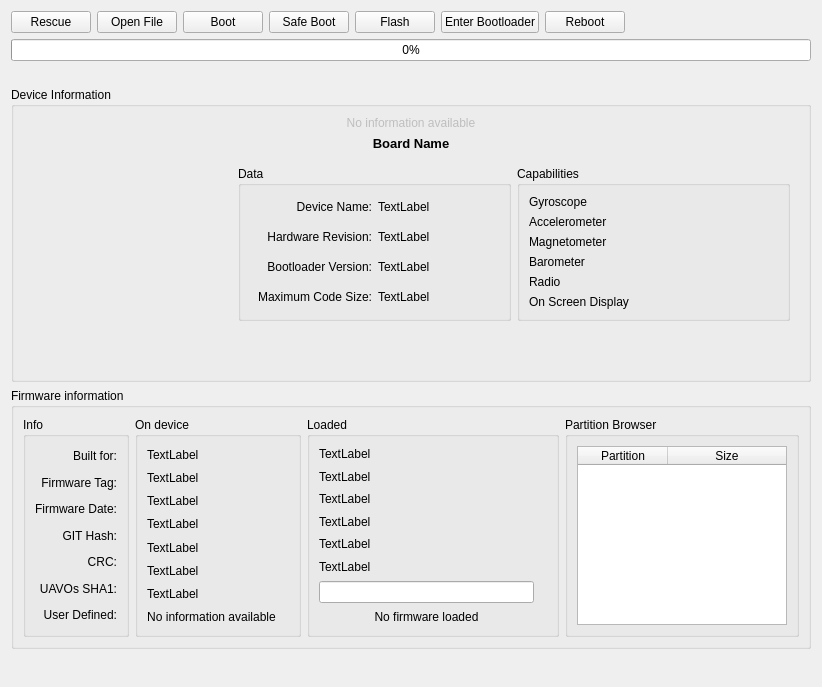
<?xml version="1.0" encoding="UTF-8"?>
<ui version="4.0">
 <class>UploaderWidget</class>
 <widget class="QWidget" name="UploaderWidget">
  <property name="geometry">
   <rect>
    <x>0</x>
    <y>0</y>
    <width>822</width>
    <height>687</height>
   </rect>
  </property>
  <property name="windowTitle">
   <string>Form</string>
  </property>
  <layout class="QVBoxLayout" name="verticalLayout">
   <item>
    <layout class="QHBoxLayout" name="bootloaderButtons">
     <item>
      <widget class="QPushButton" name="rescueButton">
       <property name="toolTip">
        <string>Start a guided procedure to manually
recover a system which does not boot.

Rescue is possible in USB mode only.</string>
       </property>
       <property name="text">
        <string>Rescue</string>
       </property>
      </widget>
     </item>
     <item>
      <widget class="QPushButton" name="openButton">
       <property name="toolTip">
        <string>&lt;html&gt;&lt;head/&gt;&lt;body&gt;&lt;p&gt;Opens a file containing the firmware you wish to flash&lt;/p&gt;&lt;/body&gt;&lt;/html&gt;</string>
       </property>
       <property name="text">
        <string>Open File</string>
       </property>
      </widget>
     </item>
     <item>
      <widget class="QPushButton" name="bootButton">
       <property name="enabled">
        <bool>true</bool>
       </property>
       <property name="toolTip">
        <string>&lt;html&gt;&lt;head/&gt;&lt;body&gt;&lt;p&gt;Boots the system.&lt;/p&gt;&lt;/body&gt;&lt;/html&gt;</string>
       </property>
       <property name="text">
        <string>Boot</string>
       </property>
      </widget>
     </item>
     <item>
      <widget class="QPushButton" name="safeBootButton">
       <property name="enabled">
        <bool>true</bool>
       </property>
       <property name="toolTip">
        <string>&lt;html&gt;&lt;head/&gt;&lt;body&gt;&lt;p&gt;Boots the system into safe mode (i.e. default hardware/port and module settings)&lt;/p&gt;&lt;/body&gt;&lt;/html&gt;</string>
       </property>
       <property name="text">
        <string>Safe Boot</string>
       </property>
      </widget>
     </item>
     <item>
      <widget class="QPushButton" name="flashButton">
       <property name="toolTip">
        <string>&lt;html&gt;&lt;head/&gt;&lt;body&gt;&lt;p&gt;Flashes the currently loaded firmware to the board&lt;/p&gt;&lt;/body&gt;&lt;/html&gt;</string>
       </property>
       <property name="text">
        <string>Flash</string>
       </property>
      </widget>
     </item>
     <item>
      <widget class="QPushButton" name="haltButton">
       <property name="enabled">
        <bool>true</bool>
       </property>
       <property name="maximumSize">
        <size>
         <width>16777215</width>
         <height>25</height>
        </size>
       </property>
       <property name="toolTip">
        <string>&lt;html&gt;&lt;head/&gt;&lt;body&gt;&lt;p&gt;Tells the controller to enter bootloader mode.&lt;/p&gt;&lt;p&gt;(Only enabled if telemetry link is established)&lt;/p&gt;&lt;/body&gt;&lt;/html&gt;</string>
       </property>
       <property name="text">
        <string>Enter Bootloader</string>
       </property>
      </widget>
     </item>
     <item>
      <widget class="QPushButton" name="resetButton">
       <property name="enabled">
        <bool>true</bool>
       </property>
       <property name="maximumSize">
        <size>
         <width>16777215</width>
         <height>25</height>
        </size>
       </property>
       <property name="toolTip">
        <string>Reset the system.
(Only enabled if telemetry link is established, either
through serial or USB)</string>
       </property>
       <property name="text">
        <string>Reboot</string>
       </property>
      </widget>
     </item>
     <item>
      <spacer name="horizontalSpacer">
       <property name="orientation">
        <enum>Qt::Horizontal</enum>
       </property>
       <property name="sizeHint" stdset="0">
        <size>
         <width>40</width>
         <height>20</height>
        </size>
       </property>
      </spacer>
     </item>
     <item>
      <widget class="QPushButton" name="pbHelp">
       <property name="text">
        <string/>
       </property>
       <property name="icon">
        <iconset resource="../coreplugin/core.qrc">
         <normaloff>:/core/images/helpicon.svg</normaloff>:/core/images/helpicon.svg</iconset>
       </property>
       <property name="iconSize">
        <size>
         <width>30</width>
         <height>30</height>
        </size>
       </property>
       <property name="flat">
        <bool>true</bool>
       </property>
      </widget>
     </item>
    </layout>
   </item>
   <item>
    <layout class="QHBoxLayout" name="horizontalLayout_7">
     <item>
      <widget class="QProgressBar" name="progressBar">
       <property name="value">
        <number>0</number>
       </property>
      </widget>
     </item>
    </layout>
   </item>
   <item>
    <layout class="QHBoxLayout" name="horizontalLayout_2">
     <item>
      <widget class="QLabel" name="statusPic">
       <property name="maximumSize">
        <size>
         <width>48</width>
         <height>48</height>
        </size>
       </property>
       <property name="text">
        <string/>
       </property>
      </widget>
     </item>
     <item>
      <widget class="QLabel" name="statusLabel">
       <property name="sizePolicy">
        <sizepolicy hsizetype="MinimumExpanding" vsizetype="Preferred">
         <horstretch>0</horstretch>
         <verstretch>0</verstretch>
        </sizepolicy>
       </property>
       <property name="font">
        <font>
         <weight>75</weight>
         <bold>true</bold>
        </font>
       </property>
       <property name="text">
        <string/>
       </property>
      </widget>
     </item>
    </layout>
   </item>
   <item>
    <widget class="QSplitter" name="splitter">
     <property name="orientation">
      <enum>Qt::Vertical</enum>
     </property>
     <widget class="QWidget" name="verticalLayoutWidget">
      <layout class="QVBoxLayout" name="verticalLayout_3">
       <item>
        <widget class="QGroupBox" name="deviceGB">
         <property name="title">
          <string>Device Information</string>
         </property>
         <layout class="QVBoxLayout" name="verticalLayout_2">
          <item>
           <widget class="QLabel" name="deviceInformationNoInfo">
            <property name="enabled">
             <bool>false</bool>
            </property>
            <property name="text">
             <string>No information available</string>
            </property>
            <property name="alignment">
             <set>Qt::AlignCenter</set>
            </property>
           </widget>
          </item>
          <item>
           <widget class="QLabel" name="boardName_lbl">
            <property name="sizePolicy">
             <sizepolicy hsizetype="Preferred" vsizetype="Fixed">
              <horstretch>0</horstretch>
              <verstretch>0</verstretch>
             </sizepolicy>
            </property>
            <property name="font">
             <font>
              <pointsize>10</pointsize>
              <weight>75</weight>
              <bold>true</bold>
             </font>
            </property>
            <property name="text">
             <string>Board Name</string>
            </property>
            <property name="alignment">
             <set>Qt::AlignCenter</set>
            </property>
            <property name="wordWrap">
             <bool>true</bool>
            </property>
           </widget>
          </item>
          <item>
           <widget class="QWidget" name="deviceInformationMainLayout" native="true">
            <layout class="QHBoxLayout" name="deviceInformationLayout">
             <item>
              <widget class="QLabel" name="boardPic">
               <property name="maximumSize">
                <size>
                 <width>200</width>
                 <height>200</height>
                </size>
               </property>
               <property name="text">
                <string/>
               </property>
               <property name="scaledContents">
                <bool>false</bool>
               </property>
              </widget>
             </item>
             <item>
              <layout class="QVBoxLayout" name="verticalLayout_4">
               <item>
                <layout class="QHBoxLayout" name="horizontalLayout_3">
                 <item>
                  <widget class="QGroupBox" name="dataGB">
                   <property name="maximumSize">
                    <size>
                     <width>300</width>
                     <height>16777215</height>
                    </size>
                   </property>
                   <property name="title">
                    <string>Data</string>
                   </property>
                   <layout class="QGridLayout" name="gridLayout">
                    <item row="3" column="1">
                     <widget class="QLabel" name="maxCode_lbl">
                      <property name="text">
                       <string>TextLabel</string>
                      </property>
                     </widget>
                    </item>
                    <item row="1" column="0">
                     <widget class="QLabel" name="label_hw_rev">
                      <property name="text">
                       <string>Hardware Revision:</string>
                      </property>
                      <property name="alignment">
                       <set>Qt::AlignRight|Qt::AlignTrailing|Qt::AlignVCenter</set>
                      </property>
                     </widget>
                    </item>
                    <item row="2" column="1">
                     <widget class="QLabel" name="blVer_lbl">
                      <property name="text">
                       <string>TextLabel</string>
                      </property>
                     </widget>
                    </item>
                    <item row="1" column="1">
                     <widget class="QLabel" name="hwRev_lbl">
                      <property name="text">
                       <string>TextLabel</string>
                      </property>
                     </widget>
                    </item>
                    <item row="3" column="0">
                     <widget class="QLabel" name="label_max_code">
                      <property name="text">
                       <string>Maximum Code Size:</string>
                      </property>
                      <property name="alignment">
                       <set>Qt::AlignRight|Qt::AlignTrailing|Qt::AlignVCenter</set>
                      </property>
                     </widget>
                    </item>
                    <item row="2" column="0">
                     <widget class="QLabel" name="label_bl_ver">
                      <property name="text">
                       <string>Bootloader Version:</string>
                      </property>
                      <property name="alignment">
                       <set>Qt::AlignRight|Qt::AlignTrailing|Qt::AlignVCenter</set>
                      </property>
                     </widget>
                    </item>
                    <item row="0" column="0">
                     <widget class="QLabel" name="label_dev_name">
                      <property name="text">
                       <string>Device Name:</string>
                      </property>
                      <property name="alignment">
                       <set>Qt::AlignRight|Qt::AlignTrailing|Qt::AlignVCenter</set>
                      </property>
                     </widget>
                    </item>
                    <item row="0" column="1">
                     <widget class="QLabel" name="devName_lbl">
                      <property name="text">
                       <string>TextLabel</string>
                      </property>
                     </widget>
                    </item>
                   </layout>
                  </widget>
                 </item>
                 <item>
                  <widget class="QGroupBox" name="capabilitieGB">
                   <property name="title">
                    <string>Capabilities</string>
                   </property>
                   <layout class="QVBoxLayout" name="verticalLayout_5">
                    <item>
                     <widget class="QLabel" name="gyroCap_lbl">
                      <property name="text">
                       <string>Gyroscope</string>
                      </property>
                     </widget>
                    </item>
                    <item>
                     <widget class="QLabel" name="accCap_lbl">
                      <property name="text">
                       <string>Accelerometer</string>
                      </property>
                     </widget>
                    </item>
                    <item>
                     <widget class="QLabel" name="magCap_lbl">
                      <property name="text">
                       <string>Magnetometer</string>
                      </property>
                     </widget>
                    </item>
                    <item>
                     <widget class="QLabel" name="baroCap_lbl">
                      <property name="text">
                       <string>Barometer</string>
                      </property>
                     </widget>
                    </item>
                    <item>
                     <widget class="QLabel" name="radioCap_lbl">
                      <property name="text">
                       <string>Radio</string>
                      </property>
                     </widget>
                    </item>
                    <item>
                     <widget class="QLabel" name="osdCap_lbl">
                      <property name="text">
                       <string>On Screen Display</string>
                      </property>
                     </widget>
                    </item>
                   </layout>
                  </widget>
                 </item>
                </layout>
               </item>
              </layout>
             </item>
            </layout>
           </widget>
          </item>
          <item>
           <spacer name="verticalSpacer">
            <property name="orientation">
             <enum>Qt::Vertical</enum>
            </property>
            <property name="sizeHint" stdset="0">
             <size>
              <width>20</width>
              <height>40</height>
             </size>
            </property>
           </spacer>
          </item>
         </layout>
        </widget>
       </item>
       <item>
        <widget class="QGroupBox" name="firmwareGB">
         <property name="title">
          <string>Firmware information</string>
         </property>
         <layout class="QHBoxLayout" name="horizontalLayout_4">
          <item>
           <widget class="QGroupBox" name="groupBox">
            <property name="sizePolicy">
             <sizepolicy hsizetype="Fixed" vsizetype="Preferred">
              <horstretch>0</horstretch>
              <verstretch>0</verstretch>
             </sizepolicy>
            </property>
            <property name="title">
             <string>Info</string>
            </property>
            <layout class="QVBoxLayout" name="verticalLayout_6">
             <item>
              <layout class="QVBoxLayout" name="verticalLayout_10">
               <item>
                <widget class="QLabel" name="label_built_for">
                 <property name="text">
                  <string>Built for:</string>
                 </property>
                 <property name="alignment">
                  <set>Qt::AlignRight|Qt::AlignTrailing|Qt::AlignVCenter</set>
                 </property>
                </widget>
               </item>
               <item>
                <widget class="QLabel" name="label_firmware_tag">
                 <property name="text">
                  <string>Firmware Tag:</string>
                 </property>
                 <property name="alignment">
                  <set>Qt::AlignRight|Qt::AlignTrailing|Qt::AlignVCenter</set>
                 </property>
                </widget>
               </item>
               <item>
                <widget class="QLabel" name="label_firmware_date">
                 <property name="text">
                  <string>Firmware Date:</string>
                 </property>
                 <property name="alignment">
                  <set>Qt::AlignRight|Qt::AlignTrailing|Qt::AlignVCenter</set>
                 </property>
                </widget>
               </item>
               <item>
                <widget class="QLabel" name="label_git_hash">
                 <property name="text">
                  <string>GIT Hash:</string>
                 </property>
                 <property name="alignment">
                  <set>Qt::AlignRight|Qt::AlignTrailing|Qt::AlignVCenter</set>
                 </property>
                </widget>
               </item>
               <item>
                <widget class="QLabel" name="label_crc">
                 <property name="text">
                  <string>CRC:</string>
                 </property>
                 <property name="alignment">
                  <set>Qt::AlignRight|Qt::AlignTrailing|Qt::AlignVCenter</set>
                 </property>
                </widget>
               </item>
               <item>
                <widget class="QLabel" name="label_uavos_sha1">
                 <property name="text">
                  <string>UAVOs SHA1:</string>
                 </property>
                 <property name="alignment">
                  <set>Qt::AlignRight|Qt::AlignTrailing|Qt::AlignVCenter</set>
                 </property>
                </widget>
               </item>
               <item>
                <widget class="QLabel" name="label_user_defined">
                 <property name="text">
                  <string>User Defined:</string>
                 </property>
                 <property name="alignment">
                  <set>Qt::AlignRight|Qt::AlignTrailing|Qt::AlignVCenter</set>
                 </property>
                </widget>
               </item>
              </layout>
             </item>
            </layout>
           </widget>
          </item>
          <item>
           <widget class="QGroupBox" name="onDeviceGB">
            <property name="title">
             <string>On device</string>
            </property>
            <layout class="QHBoxLayout" name="horizontalLayout_5">
             <item>
              <layout class="QVBoxLayout" name="verticalLayout_9">
               <item>
                <widget class="QLabel" name="builtForOD_lbl">
                 <property name="text">
                  <string>TextLabel</string>
                 </property>
                </widget>
               </item>
               <item>
                <widget class="QLabel" name="firmwareTagOD_lbl">
                 <property name="text">
                  <string>TextLabel</string>
                 </property>
                </widget>
               </item>
               <item>
                <widget class="QLabel" name="firmwareDateOD_lbl">
                 <property name="text">
                  <string>TextLabel</string>
                 </property>
                </widget>
               </item>
               <item>
                <widget class="QLabel" name="gitHashOD_lbl">
                 <property name="text">
                  <string>TextLabel</string>
                 </property>
                </widget>
               </item>
               <item>
                <widget class="QLabel" name="crcOD_lbl">
                 <property name="text">
                  <string>TextLabel</string>
                 </property>
                </widget>
               </item>
               <item>
                <widget class="QLabel" name="uavosSHA_OD_lbl">
                 <property name="text">
                  <string>TextLabel</string>
                 </property>
                </widget>
               </item>
               <item>
                <widget class="QLabel" name="userDefined_OD_lbl">
                 <property name="text">
                  <string>TextLabel</string>
                 </property>
                </widget>
               </item>
               <item>
                <widget class="QLabel" name="noInfoOnDevice">
                 <property name="enabled">
                  <bool>true</bool>
                 </property>
                 <property name="text">
                  <string>No information available</string>
                 </property>
                 <property name="alignment">
                  <set>Qt::AlignCenter</set>
                 </property>
                </widget>
               </item>
              </layout>
             </item>
             <item>
              <widget class="QLabel" name="firmwareOnDevicePic">
               <property name="maximumSize">
                <size>
                 <width>100</width>
                 <height>100</height>
                </size>
               </property>
               <property name="text">
                <string/>
               </property>
              </widget>
             </item>
            </layout>
           </widget>
          </item>
          <item>
           <widget class="QGroupBox" name="loadedGB">
            <property name="title">
             <string>Loaded</string>
            </property>
            <layout class="QHBoxLayout" name="horizontalLayout_6">
             <item>
              <layout class="QVBoxLayout" name="verticalLayout_7">
               <item>
                <widget class="QLabel" name="builtForLD_lbl">
                 <property name="text">
                  <string>TextLabel</string>
                 </property>
                </widget>
               </item>
               <item>
                <widget class="QLabel" name="firmwareTagLD_lbl">
                 <property name="text">
                  <string>TextLabel</string>
                 </property>
                </widget>
               </item>
               <item>
                <widget class="QLabel" name="firmwareDateLD_lbl">
                 <property name="text">
                  <string>TextLabel</string>
                 </property>
                </widget>
               </item>
               <item>
                <widget class="QLabel" name="gitHashLD_lbl">
                 <property name="text">
                  <string>TextLabel</string>
                 </property>
                </widget>
               </item>
               <item>
                <widget class="QLabel" name="crcLD_lbl">
                 <property name="text">
                  <string>TextLabel</string>
                 </property>
                </widget>
               </item>
               <item>
                <widget class="QLabel" name="uavosSHA_LD_lbl">
                 <property name="text">
                  <string>TextLabel</string>
                 </property>
                </widget>
               </item>
               <item>
                <widget class="QLineEdit" name="userDefined_LD_lbl">
                 <property name="maxLength">
                  <number>20</number>
                 </property>
                </widget>
               </item>
               <item>
                <widget class="QLabel" name="noFirmwareLoaded">
                 <property name="text">
                  <string>No firmware loaded</string>
                 </property>
                 <property name="alignment">
                  <set>Qt::AlignCenter</set>
                 </property>
                </widget>
               </item>
              </layout>
             </item>
             <item>
              <widget class="QLabel" name="firmwareLoadedPic">
               <property name="maximumSize">
                <size>
                 <width>100</width>
                 <height>100</height>
                </size>
               </property>
               <property name="text">
                <string/>
               </property>
              </widget>
             </item>
            </layout>
           </widget>
          </item>
          <item>
           <widget class="QGroupBox" name="partitionBrowserGB">
            <property name="sizePolicy">
             <sizepolicy hsizetype="Fixed" vsizetype="Preferred">
              <horstretch>0</horstretch>
              <verstretch>0</verstretch>
             </sizepolicy>
            </property>
            <property name="title">
             <string>Partition Browser</string>
            </property>
            <layout class="QVBoxLayout" name="verticalLayout_8">
             <item>
              <widget class="QTableWidget" name="partitionBrowserTW">
               <property name="sizePolicy">
                <sizepolicy hsizetype="Fixed" vsizetype="Expanding">
                 <horstretch>0</horstretch>
                 <verstretch>0</verstretch>
                </sizepolicy>
               </property>
               <property name="minimumSize">
                <size>
                 <width>210</width>
                 <height>0</height>
                </size>
               </property>
               <property name="maximumSize">
                <size>
                 <width>210</width>
                 <height>16777215</height>
                </size>
               </property>
               <property name="horizontalScrollBarPolicy">
                <enum>Qt::ScrollBarAlwaysOff</enum>
               </property>
               <property name="editTriggers">
                <set>QAbstractItemView::NoEditTriggers</set>
               </property>
               <attribute name="horizontalHeaderDefaultSectionSize">
                <number>90</number>
               </attribute>
               <attribute name="horizontalHeaderMinimumSectionSize">
                <number>90</number>
               </attribute>
               <attribute name="horizontalHeaderStretchLastSection">
                <bool>true</bool>
               </attribute>
               <attribute name="verticalHeaderVisible">
                <bool>false</bool>
               </attribute>
               <column>
                <property name="text">
                 <string>Partition</string>
                </property>
               </column>
               <column>
                <property name="text">
                 <string>Size</string>
                </property>
               </column>
              </widget>
             </item>
            </layout>
           </widget>
          </item>
         </layout>
        </widget>
       </item>
      </layout>
     </widget>
    </widget>
   </item>
   <item>
    <spacer name="verticalSpacer_2">
     <property name="orientation">
      <enum>Qt::Vertical</enum>
     </property>
     <property name="sizeHint" stdset="0">
      <size>
       <width>20</width>
       <height>40</height>
      </size>
     </property>
    </spacer>
   </item>
  </layout>
 </widget>
 <resources>
  <include location="../coreplugin/core.qrc"/>
  <include location="../coreplugin/core.qrc"/>
 </resources>
 <connections/>
</ui>
